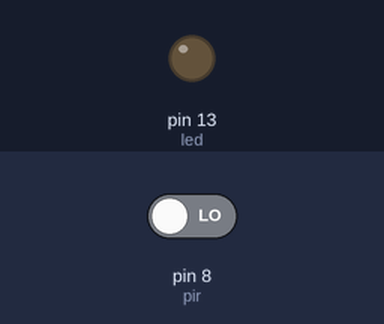
Bench run of a sketch on a simulated Arduino Uno, built with avr-gcc and run on an emulated ATmega328P. On the bench: output pins drawn as LEDs (lit = HIGH). The inputs (shaded band) are chosen by the test bench; at power-on: pin 8 (pir) LOW.

Above: at 1.2 s.
1.3 s: pin 8 (pir) driven HIGH
At 1.6 s:
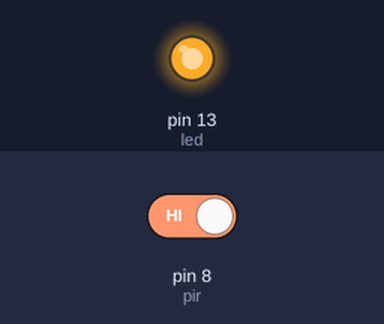
2.8 s: pin 8 (pir) driven LOW
At 3.9 s:
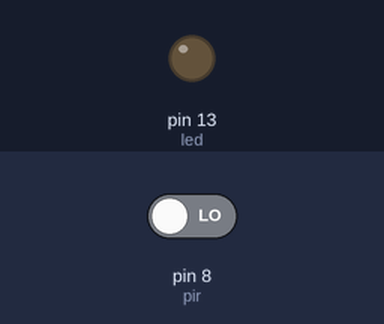
Timing chart, 0 to 5.8 s (numbered marks = the images above; inputs shaded):
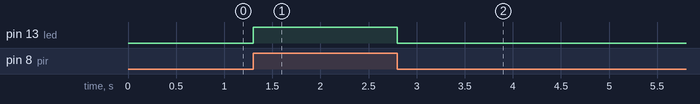

The sketch:

project_14.ino
```cpp
int led =13;
int pir=8;
void setup() {
pinMode(led,OUTPUT);
pinMode(pir,INPUT);
// put your setup code here, to run once:


}


void loop() {
int data=digitalRead(pir);
if(data==1)
{
digitalWrite(led,1);
}


if(data==0)
{
digitalWrite(led,0);

}
// put your main code here, to run repeatedly:


}
```

Measured:
- after the input at 1.3 s, pin 13 (led): LOW → HIGH at once
- after the input at 2.8 s, pin 13 (led): HIGH → LOW at once
